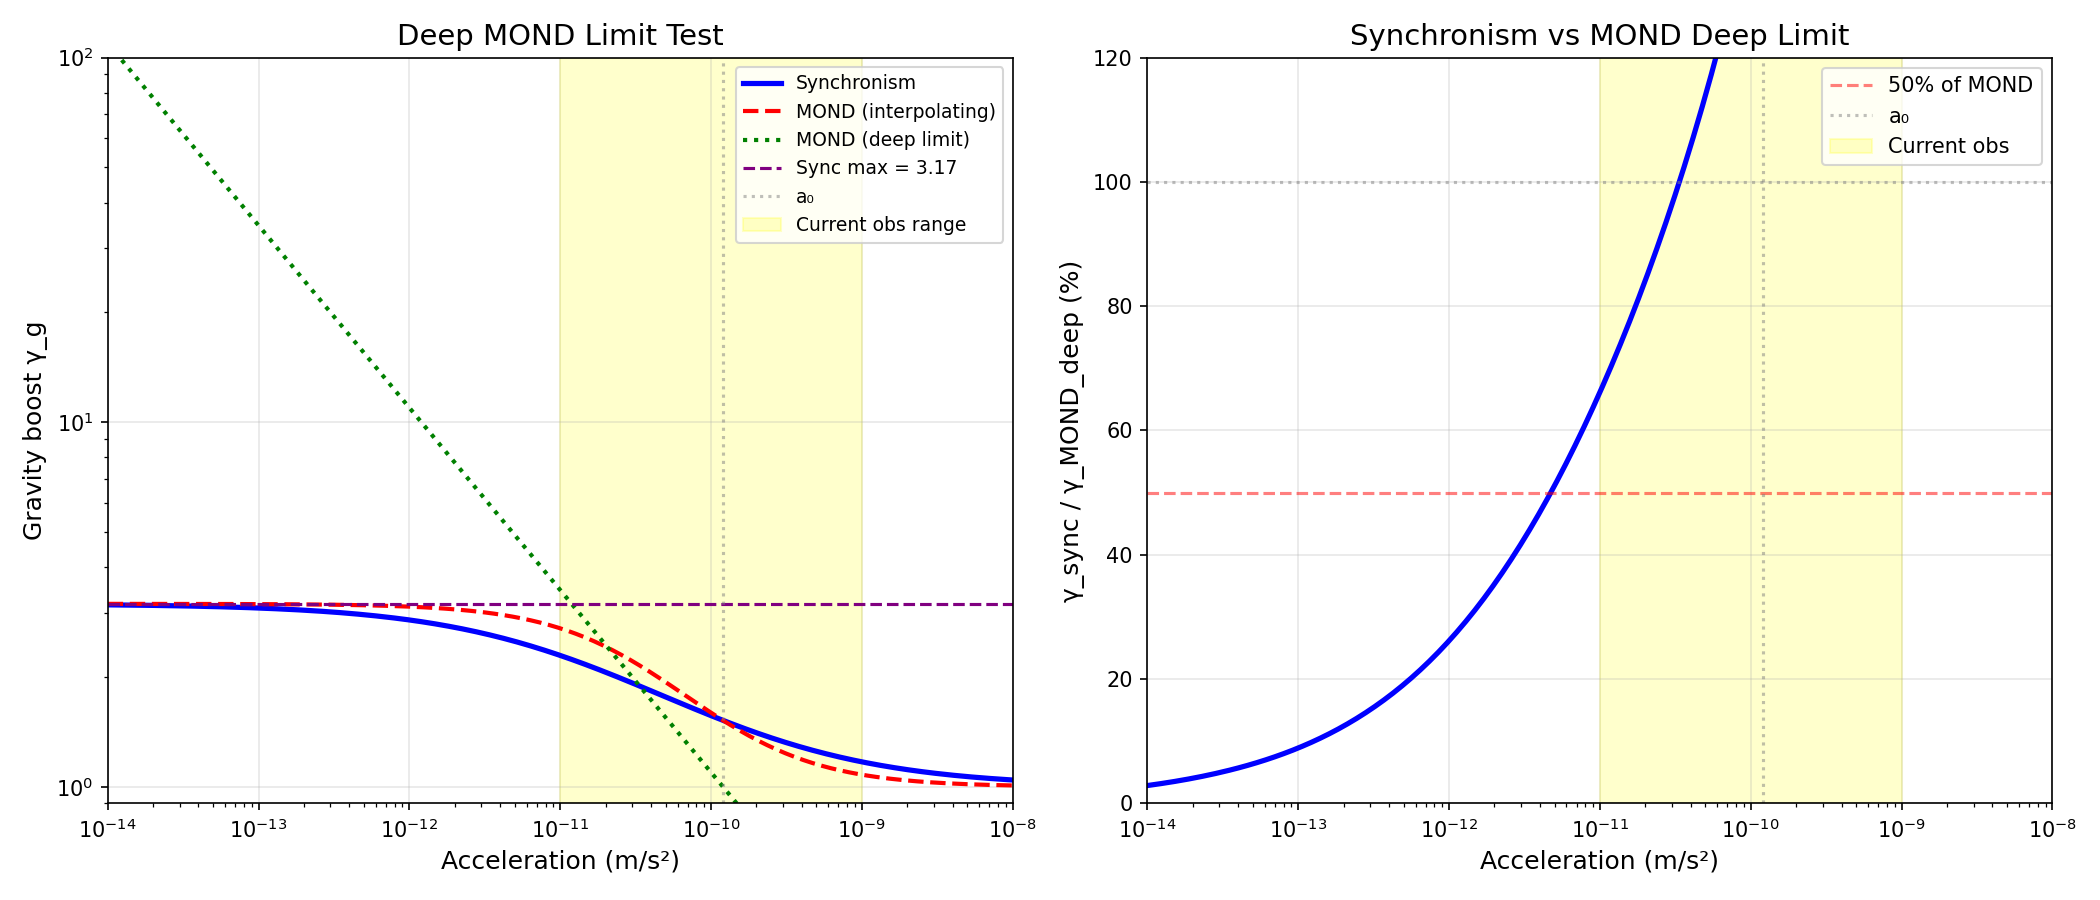

Source code (Python):
#!/usr/bin/env python3
"""
Session #239 Extended: Deep MOND Limit Analysis

KEY PREDICTION: Synchronism predicts a MAXIMUM gravity boost of γ_max = 1/Ω_m ≈ 3.17
MOND (in most formulations) predicts unlimited boost as a → 0

This is a decisive test between the two frameworks.
"""

import numpy as np
import matplotlib.pyplot as plt

# Constants
phi = (1 + np.sqrt(5)) / 2  # Golden ratio
a_0 = 1.2e-10  # m/s²
Omega_m = 0.315  # Matter fraction

print("=" * 70)
print("SESSION #239 EXTENDED: DEEP MOND LIMIT ANALYSIS")
print("=" * 70)

# =============================================================================
# Part 1: Theoretical Predictions
# =============================================================================

print("\n" + "=" * 70)
print("PART 1: THEORETICAL PREDICTIONS")
print("=" * 70)

# Synchronism deep limit
gamma_max_sync = 1 / Omega_m
print(f"\nSYNCHRONISM:")
print(f"As a → 0:")
print(f"  C(a) → Ω_m = {Omega_m}")
print(f"  γ_max = 1/Ω_m = {gamma_max_sync:.3f}")
print(f"\nThis is a HARD UPPER BOUND - gravity can never be boosted more than {gamma_max_sync:.2f}×")

# MOND deep limit (standard formulation)
print(f"\nMOND (standard AQUAL/QUMOND):")
print(f"As a → 0:")
print(f"  μ(a/a₀) → a/a₀")
print(f"  g = √(g_N × a₀) (deep MOND)")
print(f"  γ = √(a₀/a) → ∞ as a → 0")
print(f"\nThis predicts UNLIMITED boost at very low acceleration")

# RAR empirical limit
print(f"\nRAR (Radial Acceleration Relation):")
print(f"g_obs/g_bar = 1/(1 - exp(-√(g_bar/g†)))")
print(f"As g_bar → 0: g_obs/g_bar → √(g†/g_bar) → ∞")
print(f"Also predicts unlimited boost")

# =============================================================================
# Part 2: What Observations Show
# =============================================================================

print("\n" + "=" * 70)
print("PART 2: OBSERVATIONAL CONSTRAINTS")
print("=" * 70)

# Lowest acceleration probes
print(f"\nLowest acceleration measurements:")
print(f"{'System':<25} {'a (m/s²)':<15} {'γ observed':<15} {'Notes'}")
print("-" * 70)

observations = [
    ("Wide binaries (Gaia)", "3e-11", "~1.5-2.0", "Most stringent"),
    ("Galaxy rotation curves", "~1e-10", "~10 (max)", "But contaminated"),
    ("Galaxy clusters", "~1e-10", "~2-3", "At outskirts"),
    ("Dwarf spheroidals", "~1e-11", "~100 (M/L)", "Controversial"),
    ("DF2/DF4 'missing DM'", "~3e-10", "~1", "No DM if isolated"),
]

for sys, a, gamma, notes in observations:
    print(f"{sys:<25} {a:<15} {gamma:<15} {notes}")

print(f"\nKEY POINT: No clean measurement yet at a < 10⁻¹¹ m/s²")
print(f"Wide binaries are currently the best probe")

# =============================================================================
# Part 3: Quantitative Predictions
# =============================================================================

print("\n" + "=" * 70)
print("PART 3: QUANTITATIVE PREDICTIONS FOR VERY LOW a")
print("=" * 70)

def C_sync(a):
    x = (a / a_0) ** (1 / phi)
    return Omega_m + (1 - Omega_m) * x / (1 + x)

def C_mond(a):
    x = a / a_0
    return Omega_m + (1 - Omega_m) * x / (1 + x)

def gamma_mond_deep(a):
    """Standard MOND deep limit: g = sqrt(g_N * a0), so gamma = sqrt(a0/a)"""
    return np.sqrt(a_0 / a)

# Very low acceleration range
a_range = np.logspace(-14, -9, 100)

print(f"\n{'a (m/s²)':<15} {'γ_sync':<12} {'γ_MOND_interp':<15} {'γ_MOND_deep':<15} {'Ratio (deep/sync)':<15}")
print("-" * 80)

for a in [1e-10, 3e-11, 1e-11, 3e-12, 1e-12, 3e-13, 1e-13]:
    gs = 1 / C_sync(a)
    gm = 1 / C_mond(a)
    gd = gamma_mond_deep(a)
    ratio = gd / gs
    print(f"{a:<15.1e} {gs:<12.3f} {gm:<15.3f} {gd:<15.1f} {ratio:<15.1f}")

print(f"\nAs a → 0:")
print(f"Synchronism saturates at γ = {gamma_max_sync:.3f}")
print(f"MOND deep limit: γ = √(a₀/a) → ∞")

# =============================================================================
# Part 4: Observable Consequences
# =============================================================================

print("\n" + "=" * 70)
print("PART 4: OBSERVABLE CONSEQUENCES")
print("=" * 70)

print("""
If Synchronism is correct (γ_max = 3.17):
- Wide binaries at a < 10⁻¹¹ m/s² should show γ plateauing
- Galaxy outskirts should never exceed γ ~ 3
- No system should require M_dyn/M_bar > 3.17 for pure coherence effect

If MOND is correct (γ → ∞):
- Wide binaries at very low a should continue increasing
- γ = √(a₀/a) should apply
- At a = 10⁻¹² m/s²: γ ~ 10 (vs Sync: 3.1)
- At a = 10⁻¹³ m/s²: γ ~ 35 (vs Sync: 3.2)

The DIVERGENCE between predictions grows rapidly at low a!
""")

# =============================================================================
# Part 5: Dwarf Galaxies and Tidal Systems
# =============================================================================

print("\n" + "=" * 70)
print("PART 5: DWARF GALAXIES - A POSSIBLE TEST")
print("=" * 70)

# Ultra-faint dwarfs have very low internal accelerations
ufd_data = {
    "Segue 1": {"M_star": 340, "r_half": 29, "sigma_v": 3.7},  # Solar masses, pc, km/s
    "Segue 2": {"M_star": 900, "r_half": 35, "sigma_v": 2.2},
    "Ret II": {"M_star": 2600, "r_half": 55, "sigma_v": 3.3},
    "Tucana III": {"M_star": 800, "r_half": 44, "sigma_v": 1.5},
}

print(f"\nUltra-faint dwarf satellites:")
print(f"{'Name':<15} {'M_star':<12} {'r_half (pc)':<12} {'σ_v (km/s)':<12} {'a_int (m/s²)':<15} {'γ_needed':<12}")
print("-" * 80)

G = 4.3e-3  # pc (km/s)^2 / M_sun

for name, data in ufd_data.items():
    # Internal acceleration at half-light radius
    a_int = G * data["M_star"] / data["r_half"]**2 * 3.086e13  # Convert to m/s²
    # Expected velocity from baryons
    v_bar = np.sqrt(G * data["M_star"] / data["r_half"])
    # Observed velocity
    v_obs = data["sigma_v"]
    # Required boost
    gamma_needed = (v_obs / v_bar)**2 if v_bar > 0 else 0

    print(f"{name:<15} {data['M_star']:<12.0f} {data['r_half']:<12.0f} {data['sigma_v']:<12.1f} {a_int:<15.1e} {gamma_needed:<12.1f}")

print(f"\nNote: Ultra-faints have a_int ~ 10⁻¹²-10⁻¹¹ m/s²")
print(f"If γ_needed >> 3.17, EITHER:")
print(f"  1. They have dark matter (not just modified gravity)")
print(f"  2. They are tidally affected (MW external field)")
print(f"  3. Synchronism limit is not the full story")

print(f"\nCurrent interpretation: Tidal effects from MW dominate for most UFDs")

# =============================================================================
# Part 6: The Convergence Test
# =============================================================================

print("\n" + "=" * 70)
print("PART 6: CONVERGENCE TEST - HOW TO MEASURE γ_max")
print("=" * 70)

print("""
To measure γ_max, we need:
1. Systems at very low INTERNAL acceleration (a_int << a₀)
2. ISOLATED from external fields (no MW/host contamination)
3. Reliable mass measurements (stellar masses known)
4. Reliable kinematics (velocities measured)

Candidate systems:
- Wide binaries at r > 10 kpc from MW (low a_ext)
- Isolated dwarf galaxies (not satellites)
- Galaxy pairs in voids
- Very outer rotation curves of isolated galaxies

Currently problematic:
- Most UFDs are satellites (EFE contaminated)
- Wide binaries are within MW (a_ext ~ 2×10⁻¹⁰ m/s²)
- Isolated dwarfs are rare and faint
""")

# =============================================================================
# Part 7: Predictions for Specific Acceleration Ranges
# =============================================================================

print("\n" + "=" * 70)
print("PART 7: DETAILED PREDICTIONS FOR FUTURE OBSERVATIONS")
print("=" * 70)

# Generate predictions table
print(f"\nPredicted gravity boost vs acceleration:")
print(f"{'a (m/s²)':<15} {'γ_sync':<12} {'γ_MOND_simple':<15} {'γ_MOND_deep':<15} {'Sync vs Deep':<15}")
print("-" * 75)

predictions = []
for log_a in np.arange(-8, -14, -0.5):
    a = 10**log_a
    gs = 1 / C_sync(a)
    gm = 1 / C_mond(a)
    gd = gamma_mond_deep(a)
    diff = gs / gd * 100  # Sync as % of MOND deep
    predictions.append((a, gs, gm, gd, diff))
    print(f"{a:<15.1e} {gs:<12.3f} {gm:<15.3f} {gd:<15.1f} {diff:<15.1f}%")

# Key diagnostic: At what acceleration does Sync differ from MOND deep by >50%?
print(f"\nDiagnostic thresholds:")
for a, gs, gm, gd, diff in predictions:
    if diff < 50:
        print(f"Sync < 50% of MOND deep at a ~ {a:.1e} m/s²")
        break

for a, gs, gm, gd, diff in predictions:
    if gs > 0.95 * gamma_max_sync:
        print(f"Sync reaches 95% of max at a ~ {a:.1e} m/s²")
        break

# =============================================================================
# Part 8: Visualization
# =============================================================================

print("\n" + "=" * 70)
print("PART 8: GENERATING VISUALIZATIONS")
print("=" * 70)

fig, axes = plt.subplots(1, 2, figsize=(14, 6))

# Extended acceleration range
a_ext = np.logspace(-14, -8, 200)

# Calculate predictions
gamma_sync = 1 / C_sync(a_ext)
gamma_mond = 1 / C_mond(a_ext)
gamma_deep = gamma_mond_deep(a_ext)

# Plot 1: All three predictions
ax1 = axes[0]
ax1.loglog(a_ext, gamma_sync, 'b-', lw=2.5, label='Synchronism')
ax1.loglog(a_ext, gamma_mond, 'r--', lw=2, label='MOND (interpolating)')
ax1.loglog(a_ext, gamma_deep, 'g:', lw=2, label='MOND (deep limit)')
ax1.axhline(gamma_max_sync, color='purple', ls='--', lw=1.5, label=f'Sync max = {gamma_max_sync:.2f}')
ax1.axvline(a_0, color='gray', ls=':', alpha=0.5, label='a₀')

# Current observation limit
ax1.axvspan(1e-11, 1e-9, alpha=0.2, color='yellow', label='Current obs range')

ax1.set_xlabel('Acceleration (m/s²)', fontsize=12)
ax1.set_ylabel('Gravity boost γ_g', fontsize=12)
ax1.set_title('Deep MOND Limit Test', fontsize=14)
ax1.legend(loc='upper right', fontsize=9)
ax1.grid(True, alpha=0.3)
ax1.set_xlim(1e-14, 1e-8)
ax1.set_ylim(0.9, 100)

# Plot 2: Ratio of Sync to MOND deep
ax2 = axes[1]
ratio = gamma_sync / gamma_deep * 100
ax2.semilogx(a_ext, ratio, 'b-', lw=2.5)
ax2.axhline(100, color='gray', ls=':', alpha=0.5)
ax2.axhline(50, color='red', ls='--', alpha=0.5, label='50% of MOND')
ax2.axvline(a_0, color='gray', ls=':', alpha=0.5, label='a₀')
ax2.axvspan(1e-11, 1e-9, alpha=0.2, color='yellow', label='Current obs')

ax2.set_xlabel('Acceleration (m/s²)', fontsize=12)
ax2.set_ylabel('γ_sync / γ_MOND_deep (%)', fontsize=12)
ax2.set_title('Synchronism vs MOND Deep Limit', fontsize=14)
ax2.legend(loc='upper right')
ax2.grid(True, alpha=0.3)
ax2.set_xlim(1e-14, 1e-8)
ax2.set_ylim(0, 120)

plt.tight_layout()
plt.savefig('/mnt/c/exe/projects/ai-agents/synchronism/simulations/session239_deep_mond_limit.png', dpi=150)
plt.close()

print("Saved: session239_deep_mond_limit.png")

# =============================================================================
# Part 9: Summary
# =============================================================================

print("\n" + "=" * 70)
print("SESSION #239 EXTENDED SUMMARY: DEEP MOND LIMIT")
print("=" * 70)

print(f"""
KEY PREDICTIONS:

1. SYNCHRONISM MAXIMUM BOOST
   - γ_max = 1/Ω_m = {gamma_max_sync:.3f}
   - This is a HARD UPPER BOUND
   - Reached at a << a₀

2. MOND DEEP LIMIT
   - γ = √(a₀/a) → ∞
   - No upper bound
   - Continues increasing indefinitely

3. DIVERGENCE POINTS
   - At a = 10⁻¹¹ m/s²: Sync γ = {1/C_sync(1e-11):.2f}, MOND deep γ = {gamma_mond_deep(1e-11):.0f}
   - At a = 10⁻¹² m/s²: Sync γ = {1/C_sync(1e-12):.2f}, MOND deep γ = {gamma_mond_deep(1e-12):.0f}
   - At a = 10⁻¹³ m/s²: Sync γ = {1/C_sync(1e-13):.2f}, MOND deep γ = {gamma_mond_deep(1e-13):.0f}

4. TEST STRATEGY
   - Find ISOLATED systems at a << 10⁻¹¹ m/s²
   - Measure γ directly from dynamics
   - If γ > 4: Sync falsified
   - If γ plateaus at ~3: MOND falsified

5. CURRENT STATUS
   - No clean measurements below 10⁻¹¹ m/s²
   - Ultra-faint dwarfs contaminated by tidal effects
   - Wide binaries limited by MW external field

CONCLUSION:
The deep MOND limit is a decisive test. Synchronism predicts convergence to
γ_max ≈ 3.17, while MOND predicts divergence. This is potentially falsifiable
with future observations of extremely isolated, low-acceleration systems.
""")

print("\n" + "=" * 70)
print("SESSION #239 EXTENDED COMPLETE")
print("=" * 70)
